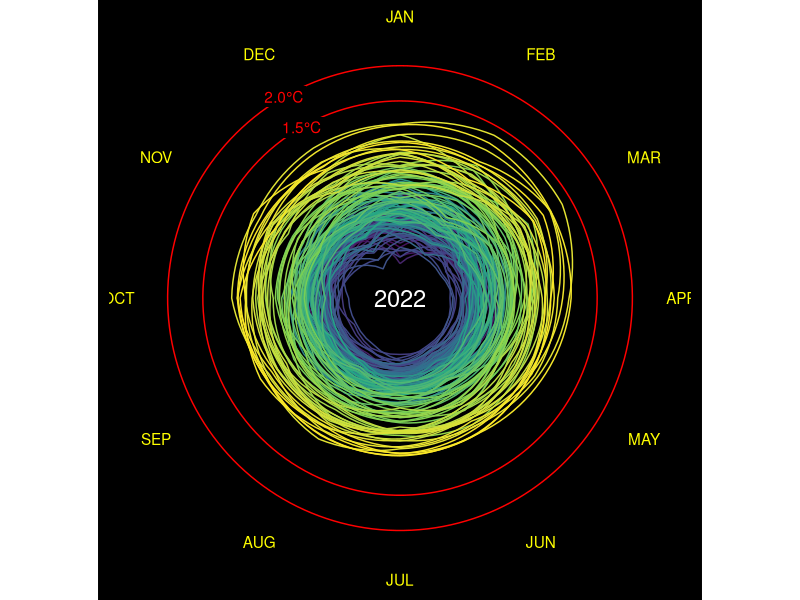
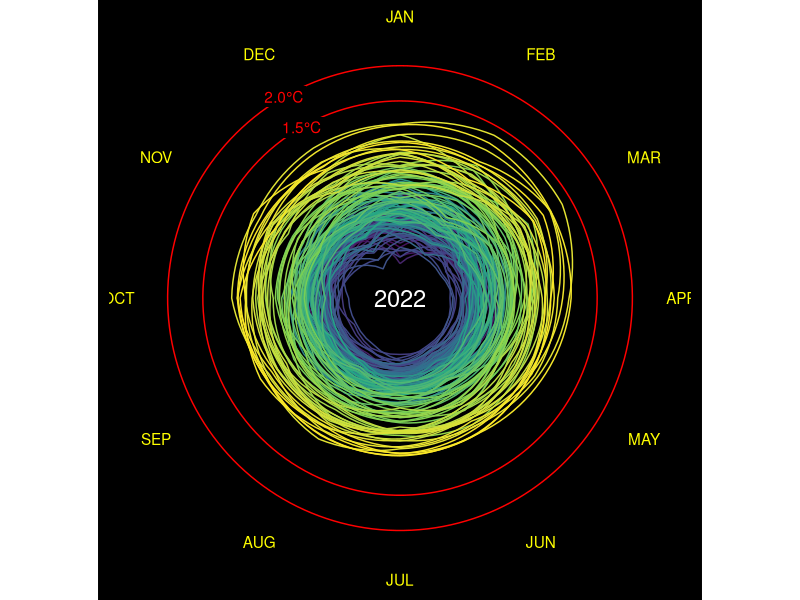

The R source for these figures, in order:
library(tidyverse)
library(gganimate)



# Plot: There are data in preceding year and next year.
# Need to create 3 separated dataframes

t_diff <- 
  read_csv("data/GLB.Ts+dSST.csv", skip = 1, na = "***") %>% #load CSV file, skip 1st rows
  select(year = Year, month.abb) %>% #month.abb is constant R build-in. which is the same as our datatype
  # Tidy dataframe by converting month in 1 column accept for year
  #Pivot dataframe for all columns except for year column, Give a name of month column
  pivot_longer(-year, names_to = "month", values_to = "t_diff") %>%
  drop_na() #Ignore NA value
  

# Create 3 Separated dataframe
# Create dataframe for preceding December
# last_dec <-
#   t_diff %>%
#   filter(month == "Dec") %>% #Filter December
#   mutate(year = year + 1,   #Calculate preceding year by using the original data
#          month = "last_Dec") #Rename Dec to last_Dec

# Create dataframe for next Jan
next_jan <-
  t_diff %>%
  filter(month == "Jan") %>% #Filter January
  mutate(year = year - 1,    # Add extra year
         month = "next_Jan") # Rename it

#Combine 3 dataframes
t_data <- 
  bind_rows(t_diff,next_jan) %>%
  mutate(month = factor(month, levels = c(month.abb, "next_Jan")), #Order months into numerical order rather than alphabet order, define month as a factor
         month_number = as.numeric(month)) %>% #Remove previous December to remove zero from dataframe
  arrange(year, month) %>% # arrange year and month       
  filter(year != 1879) %>% # we dont need 1879
  mutate(step_number = 1:nrow(.)) #Add row number. 1:nrow(.) means count from 1 to the end of row in this dataframe. need to count step over the row
  
  
  annotation <-
    t_data %>% #create new dataframe from 2022
    slice_max(year) %>%
    slice_max(month_number)
 
temp_line <- #Create text at specific position
  tibble(
    x = 12,
    y = c(1.5, 2.0),
    labels = c("1.5\u00B0C", "2.0\u00B0C")
  )

#Create dataframe for tangential month to the ciricle
month_label <-
  tibble(
    x = 1:12,
    labels = toupper(month.abb), #Convert month label to capital letters
    y = 2.7
  )

 
# a <-  
  t_data %>% ggplot(aes(x = month_number, 
             y = t_diff, 
             group = year, 
             color = year), inherit.aes = FALSE) +
    # geom_rect(aes(xmin = 1, xmax = 13, ymin = -2, ymax = 2.4), # create black circle background
    #           color = "black", fill = "black",
    #           inherit.aes = FALSE)+ 
   geom_hline(yintercept = c(1.5, 2.0), color = "red") + # Add white line at 1.5 and 2.0 y intercept
  geom_label(data = temp_line, aes(x = x, y = y, label = labels), #Add label and coloring
             color = "red", fill = "black", label.size = 0,
             inherit.aes = FALSE)+
  geom_text(data = month_label, aes(x = x, y = y, label = labels), # Add month label back to the position
            color = "yellow",
            inherit.aes = FALSE#,
            #angle = seq(360-360/12, 0, length.out = 12) #Assign angle to the month label
            ) + 
  geom_label(aes(x = 1, y = -1.3, label = year), 
               color = "white", fill = "black",
               label.size = 0,
               size = 6) +
  geom_line()+

  scale_x_continuous(breaks = 1:12, #Set x axis and its coordinator
                     labels = month.abb,
                     expand = c(0,0),
                     sec.axis = dup_axis(name = NULL, labels = NULL)) +
  scale_y_continuous(breaks = seq(-2,2,0.2),
                     limits = c(-2,2.7),
                     expand = c(0,-0.7), # expand grid. First is an addition. Second is an multiplication.
                     sec.axis = dup_axis(name = NULL, labels = NULL)) + #Rescale y axis
   scale_color_viridis_c(breaks = seq(1880,2020,20), #Change the color to continuous scale. Re-scale the legend
                        guide = "none") + #Remove legend 
  coord_polar(start = 0)+ #Set polar 5 minutes off. "start" measures thing in radius 
  labs(x = NULL, # Add label
      y = NULL,
      title = NULL) + 
  theme(
    panel.background = element_rect(fill = "black"), #Add black color and white border. Increase border line size
    plot.background = element_rect(fill = "black", color = "black"),
    panel.grid = element_blank(), # Remove grid line color
    axis.text.x = element_blank(),
    axis.text.y = element_blank(),
    axis.ticks = element_blank(),
    axis.title = element_blank(),
    plot.title = element_blank()
  )#+
  # transition_manual(frames = year, cumulative = TRUE)  #Add data and keep the old data in gganimate only
   
ggsave("figures/climate_spiral_nasa.png", width = 4.155, height = 4.5, unit = "in", dpi = 300)
 
# animate(a, width = 4.155, height = 4.5, unit = "in", res = 300
#         # nframes = nrow(t_data),
#         # fps = nrow(t_data)/12/60/60
#         )
# anim_save("figures/climate_spiral.gif")
# 
# animate(a, width = 4.155, height = 4.5, unit = "in", res = 300,
#         renderer = av_renderer("figures/climate_spiral.mp4")
# )
